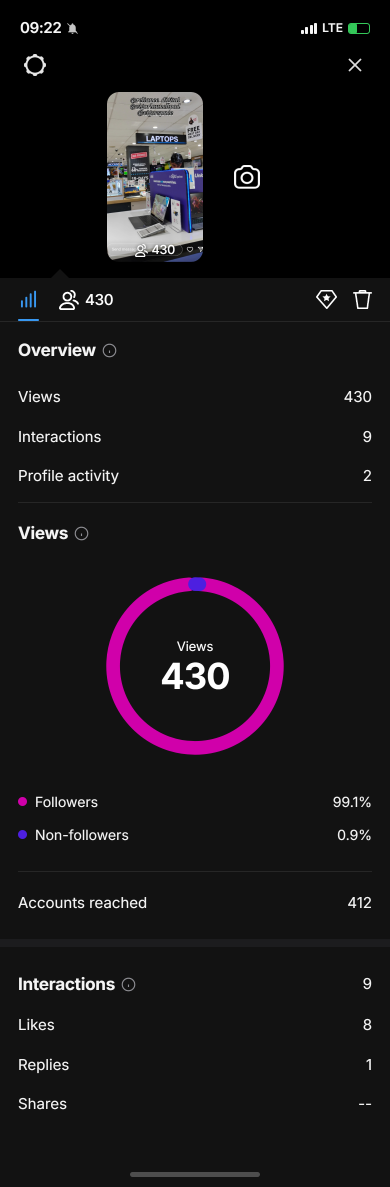
#> input picture pending_views_generated_dark/003_Sakshi_Bhoite__Jagruti_manodra__9745267890__views_430.png, 1170 x 3561 px (shown at 1/3 size); its folder holds 4 pictures in this run
$ python crop_screenshots.py
#> lines starting #> are read from the running program, lines starting #| are printed output that depends on the picture
import os
import random
from PIL import Image

source_dir = os.path.join(os.getcwd(), 'pending_views_generated_dark')
cropped_dir = os.path.join(os.getcwd(), 'pending_views_generated_dark_cropped')
os.makedirs(cropped_dir, exist_ok=True)

image_files = sorted([
    f for f in os.listdir(source_dir)
    if f.lower().endswith(('.png', '.jpg', '.jpeg')) and not f.startswith('.')
])

print(f"Found {len(image_files)} images to crop.")

random.seed(999) # Deterministic natural variation

# 3 Crop Ratios based on user's 3 reference screenshots:
# 1. Medium Crop (below donut circle): ratio ~ 2.00 - 2.06
# 2. Short Crop (below overview / top of donut): ratio ~ 1.38 - 1.45
# 3. Tall Crop (below legend / accounts reached): ratio ~ 2.22 - 2.28
crop_styles = [
    {'name': 'below_donut',   'min_ratio': 1.98, 'max_ratio': 2.06},
    {'name': 'below_overview','min_ratio': 1.38, 'max_ratio': 1.45},
    {'name': 'below_legend',  'min_ratio': 2.20, 'max_ratio': 2.28}
]

for i, filename in enumerate(image_files, 1):
    src_path = os.path.join(source_dir, filename)
    img = Image.open(src_path)
#> img is the input picture: PIL image 1170x3561 RGB; mean R, G, B 24.5, 21.4, 24.2
    w, h = img.size
#> w = 1170; h = 3561

    # Pick one of the 3 styles randomly with equal distribution
    style = crop_styles[i % 3] # balanced distribution across the 3 styles
    ratio = random.uniform(style['min_ratio'], style['max_ratio'])
    crop_h = min(h, int(w * ratio))
#> crop_h = 1678

    # Crop from top (0, 0) to (w, crop_h)
    cropped_img = img.crop((0, 0, w, crop_h))
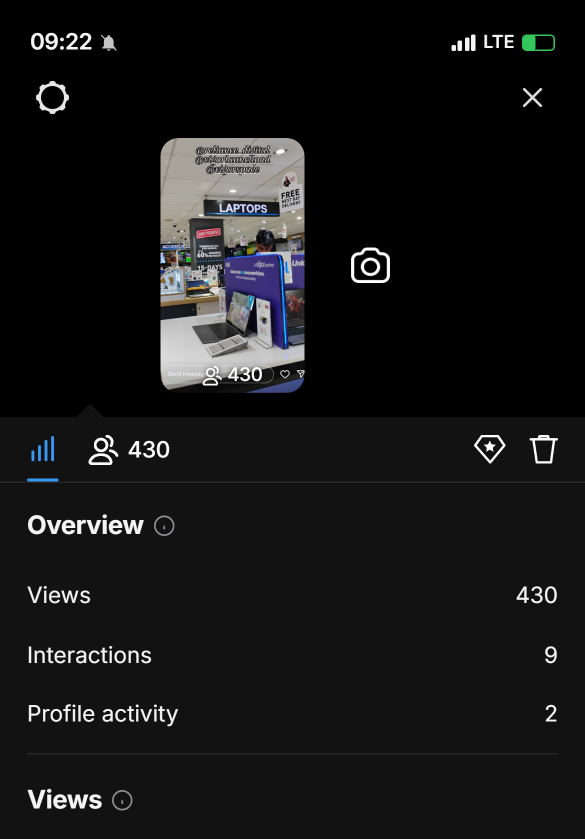
#> cropped_img: PIL image 1170x1678 RGB (shown at 1/2 size); mean R, G, B 21.6, 21.7, 22.1

    # Save to cropped folder and overwrite in pending_views_generated_dark
    dst_path = os.path.join(cropped_dir, filename)
    cropped_img.save(dst_path, format='PNG', optimize=True)
    cropped_img.save(src_path, format='PNG', optimize=True)

    if i % 20 == 0 or i == len(image_files):
        print(f"[{i:03d}/{len(image_files):03d}] Cropped: {filename} -> Style: {style['name']} (Size: {w}x{crop_h}, Ratio: {round(crop_h/w, 2)})")
#> pass 2 of the loop `for i, filename in enumerate(image_files, 1):`:
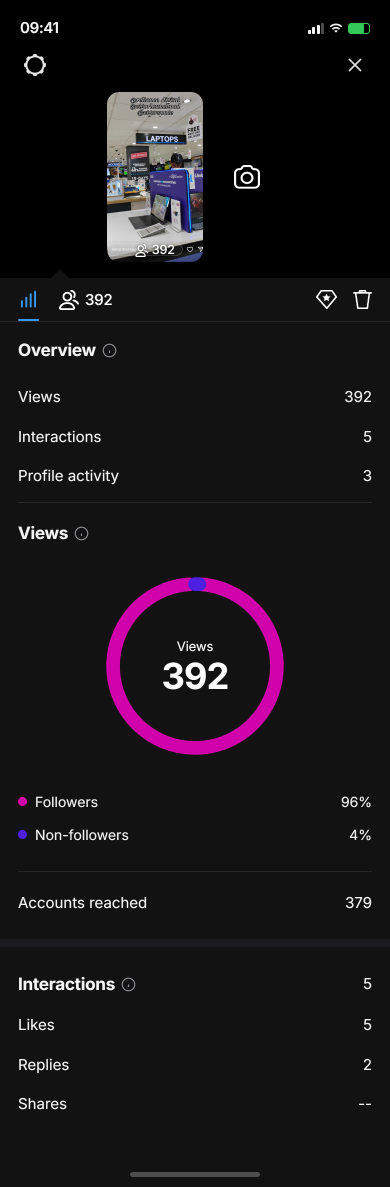
#> input picture pending_views_generated_dark/004_Sakshi_Bhoite__Tanisha_daud__9653476762__views_392.png, 1170 x 3561 px (shown at 1/3 size)
#> img is the input picture: PIL image 1170x3561 RGB; mean R, G, B 24.4, 21.3, 24.1
#> `cropped_img = img.crop((0, 0, w, crop_h))`:
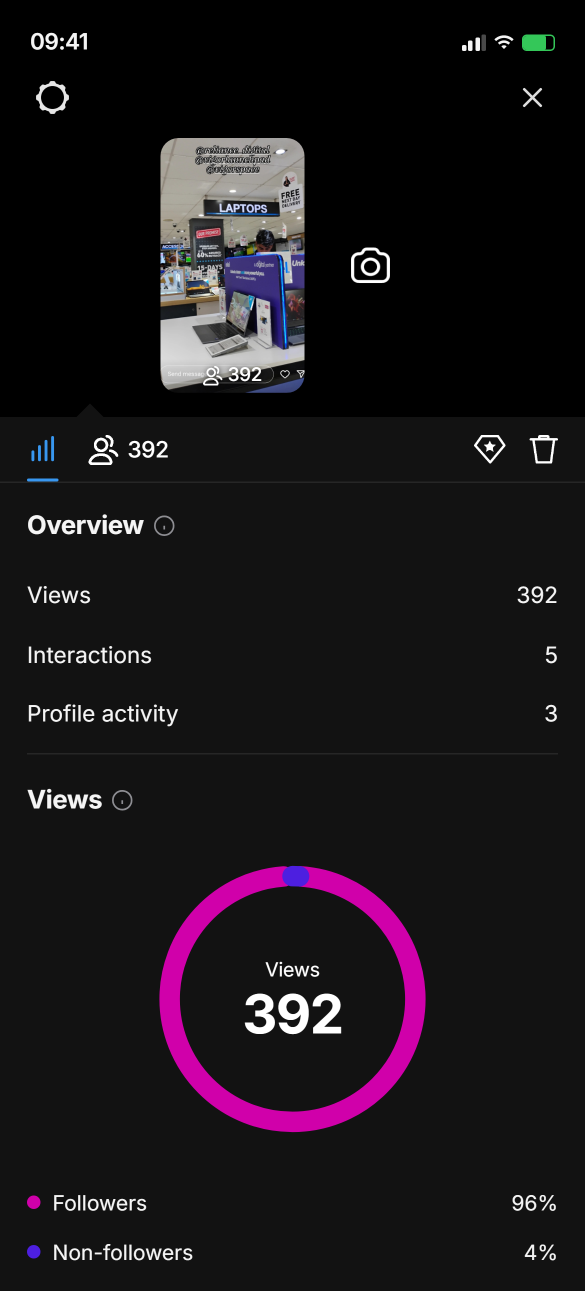
#> cropped_img: PIL image 1170x2581 RGB (shown at 1/2 size); mean R, G, B 25.4, 21.2, 25
#> pass 3 of the loop `for i, filename in enumerate(image_files, 1):`:
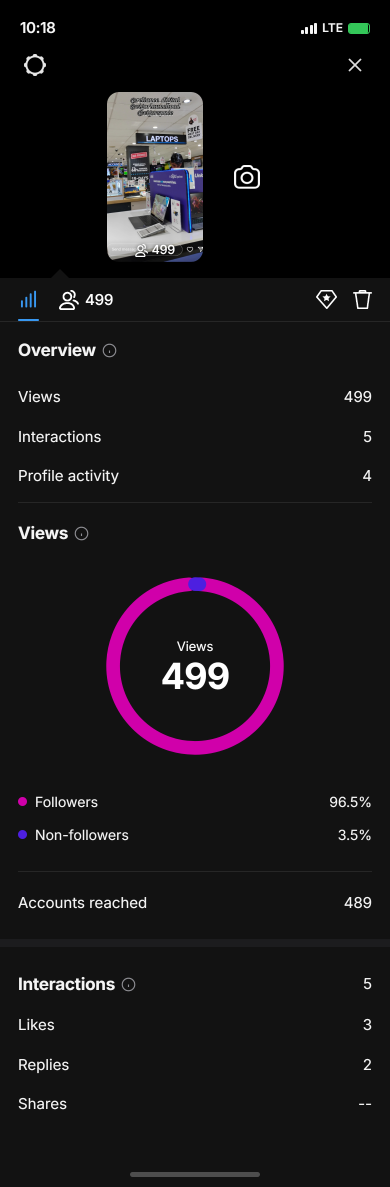
#> input picture pending_views_generated_dark/006_Sakshi_Bhoite__Bani_batool__9920992786__views_499.png, 1170 x 3561 px (shown at 1/3 size)
#> img is the input picture: PIL image 1170x3561 RGB; mean R, G, B 24.5, 21.4, 24.3
#> `cropped_img = img.crop((0, 0, w, crop_h))`:
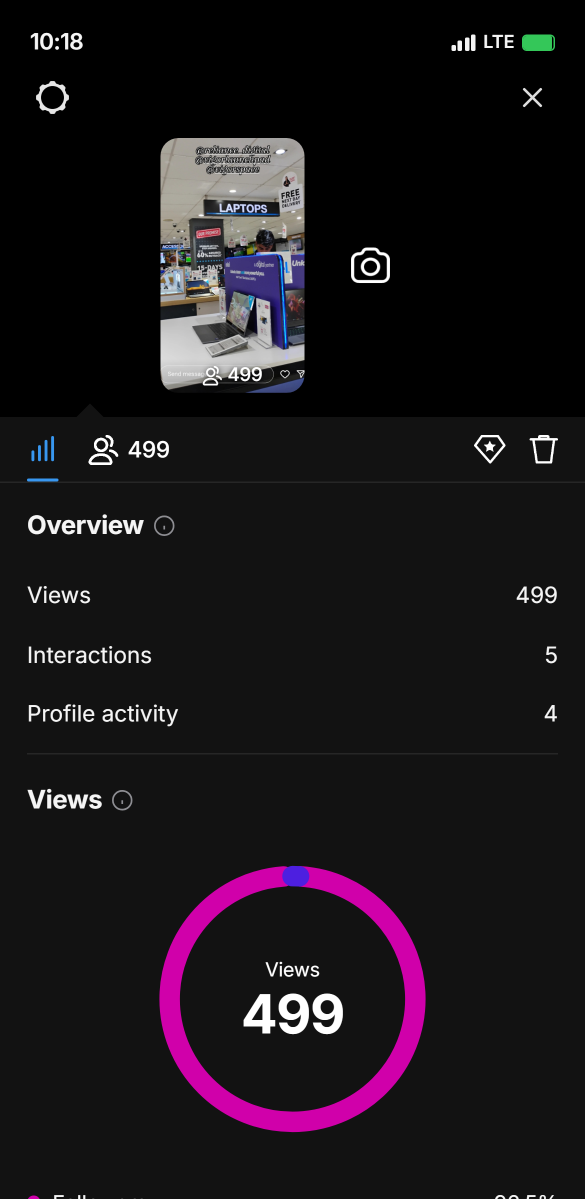
#> cropped_img: PIL image 1170x2398 RGB (shown at 1/2 size); mean R, G, B 25.6, 21.1, 25.2
#> the loop made 4 passes; the first 3 are shown

print(f"\n Finished cropping all {len(image_files)} screenshots!")
